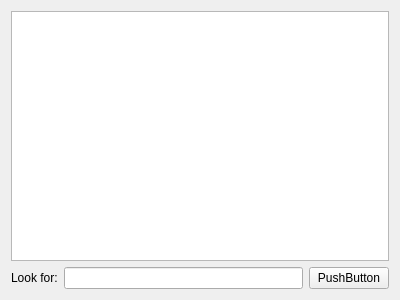
<?xml version="1.0" encoding="UTF-8"?>
<ui version="4.0">
 <class>findcrap</class>
 <widget class="QWidget" name="findcrap">
  <property name="geometry">
   <rect>
    <x>0</x>
    <y>0</y>
    <width>400</width>
    <height>300</height>
   </rect>
  </property>
  <property name="windowTitle">
   <string>findcrap</string>
  </property>
  <layout class="QVBoxLayout" name="verticalLayout">
   <item>
    <widget class="QTextEdit" name="textEdit"/>
   </item>
   <item>
    <layout class="QHBoxLayout" name="horizontalLayout">
     <item>
      <widget class="QLabel" name="label">
       <property name="text">
        <string>Look for:</string>
       </property>
      </widget>
     </item>
     <item>
      <widget class="QLineEdit" name="lineEdit"/>
     </item>
     <item>
      <widget class="QPushButton" name="pushButton">
       <property name="text">
        <string>PushButton</string>
       </property>
      </widget>
     </item>
    </layout>
   </item>
  </layout>
 </widget>
 <layoutdefault spacing="6" margin="11"/>
 <resources/>
 <connections/>
</ui>
